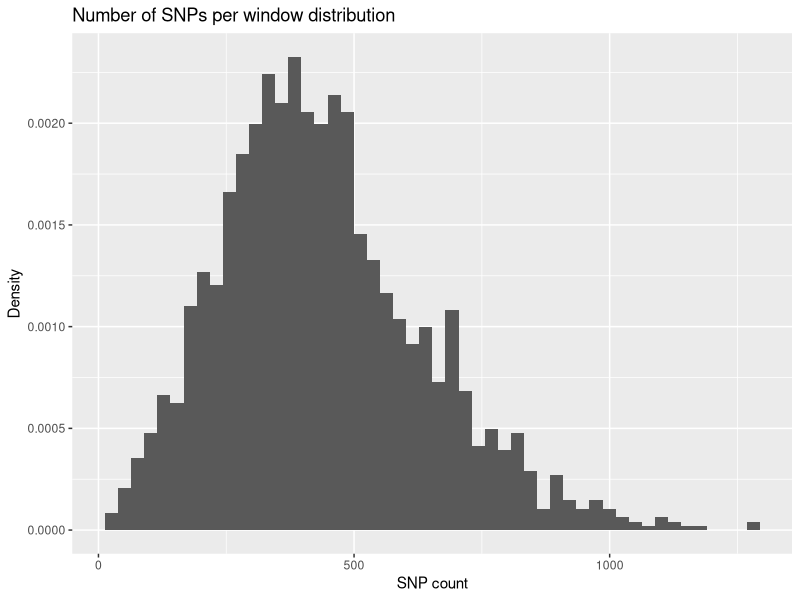
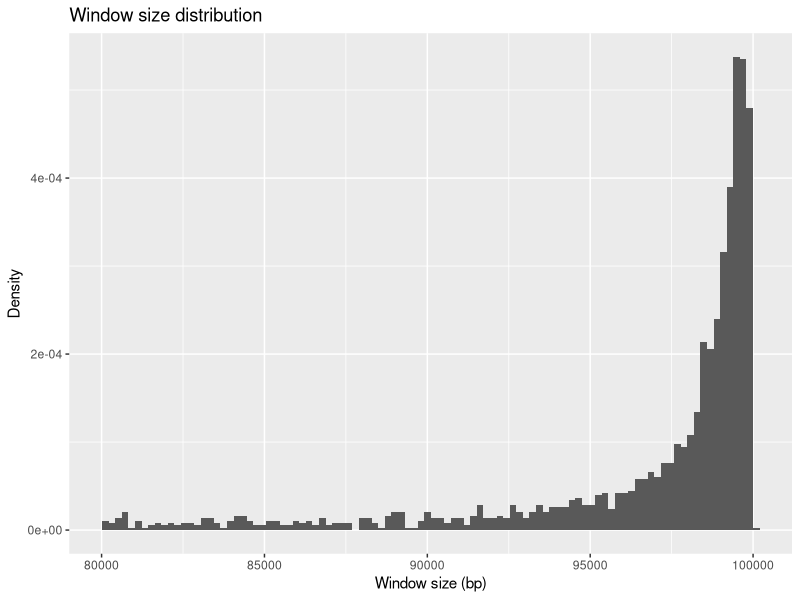
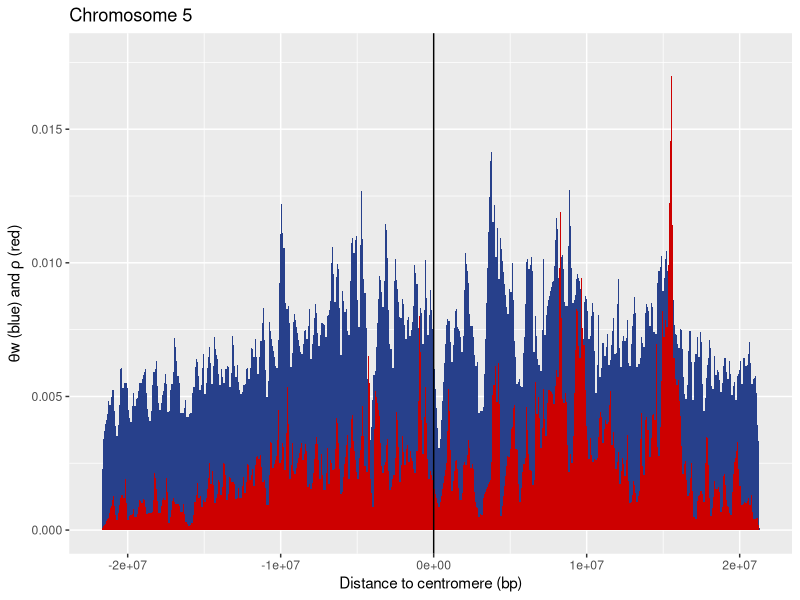
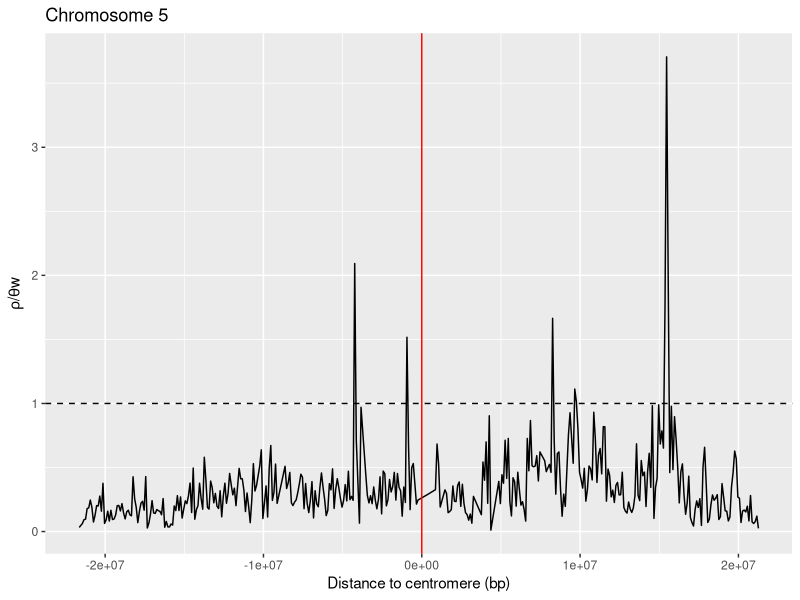
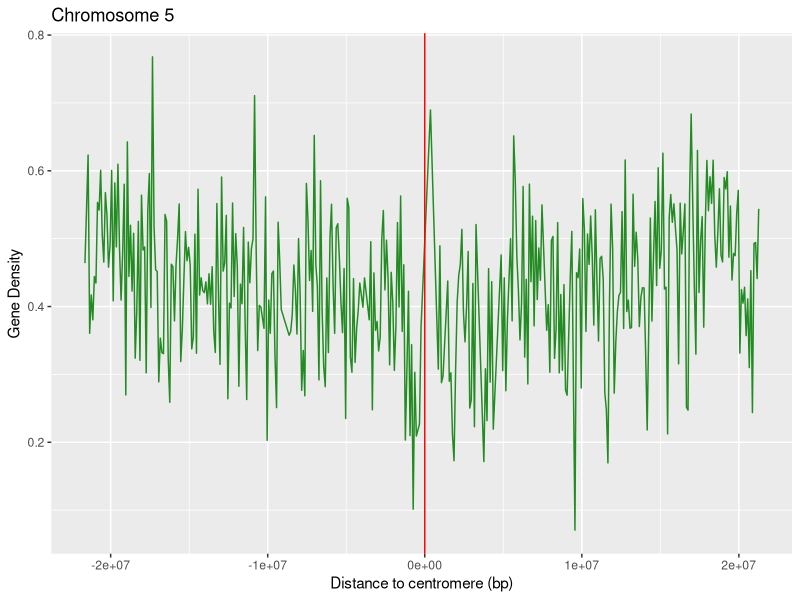
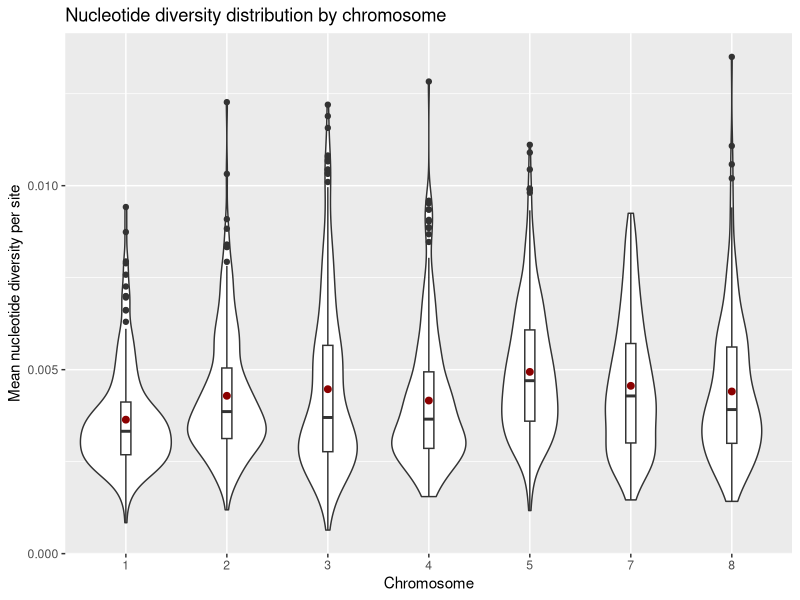
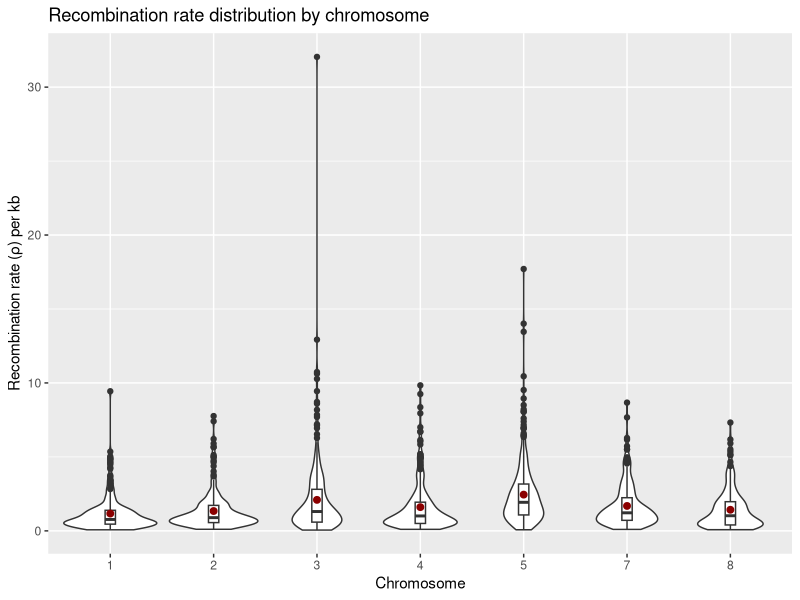
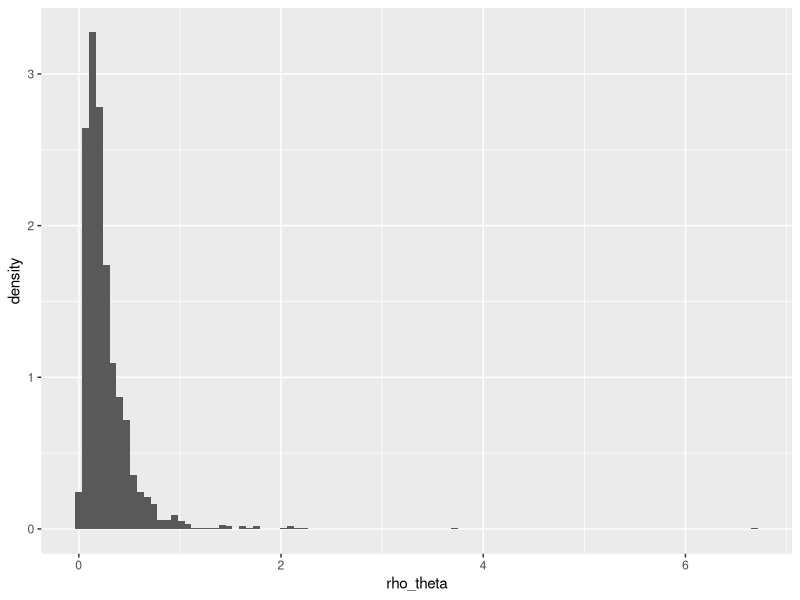

Generate these figures, in order, with R:
## ---- chunk 1
knitr::opts_chunk$set(echo = TRUE)
library(tidyverse)
## ---- chunk 2
data <- read.delim("Data_Mt_DSBionf.csv", sep = ",")
data$chr <- as.factor(data$chr)
plot_data <- data %>% ggplot()
plot_data + geom_histogram(mapping = aes(x = LdH_SNPs, ..density..), bins = 50) + 
    labs(title = "Number of SNPs per window distribution", x = "SNP count", y = "Density")
plot_data + geom_histogram(mapping = aes(x = ldH_win_size, ..density..), bins = 100) +
    labs(title = "Window size distribution", x = "Window size (bp)", y = "Density")
## ---- chunk 3
#Filtering for number of SNPs
lowlim <- mean(data$LdH_SNPs) - 3*sd(data$LdH_SNPs)
highlim <- mean(data$LdH_SNPs) + 3*sd(data$LdH_SNPs)
d <- data %>%
    filter(LdH_SNPs > lowlim) %>%
    filter(LdH_SNPs < highlim)

#Filtering for window size
lowlim <- mean(data$ldH_win_size) - 3*sd(data$ldH_win_size)
highlim <- mean(data$ldH_win_size) + 3*sd(data$ldH_win_size)
d <- data %>%
    filter(ldH_win_size > lowlim) %>%
    filter(ldH_win_size < highlim)
## ---- chunk 4
cat("We keep ", round(dim(d)[1] / dim(data)[1] * 100, digits = 2), "% of the data\n", sep = "")
## ---- chunk 5
plot_chr5 <- d %>% filter(chr == "5") %>% ggplot()

plot_chr5 +
    geom_area(mapping = aes(y = rho_kb / rho_theta / 1000, x = dist_cent), fill = "royalblue4") +
    geom_area(mapping = aes(y = rho_kb / 1000, x = dist_cent), fill = "red3") +
    geom_vline(xintercept = 0) +
    labs(title = "Chromosome 5", x = "Distance to centromere (bp)", 
         y = expression(paste(theta, "w (blue) and ", rho, " (red)")))

plot_chr5 + 
    geom_line(mapping = aes(y = rho_theta, x = dist_cent)) +
    geom_vline(xintercept = 0, color = "red") +
    geom_hline(yintercept = 1, linetype = "dashed") +
    labs(title = "Chromosome 5", x = "Distance to centromere (bp)", 
     y = expression(paste(rho, "/", theta, "w")))

plot_chr5 +
    geom_line(mapping = aes(y = gene_dens, x = dist_cent), color = "forestgreen") +
    geom_vline(xintercept = 0, color = "red") +
    labs(title = "Chromosome 5", x = "Distance to centromere (bp)", 
     y = "Gene Density")
## ---- chunk 6
d %>% ggplot(mapping = aes(x = chr, y = qp.site)) +
    geom_violin() +
    geom_boxplot(width=0.1) +
    stat_summary(fun.y=mean, geom="point", size=2, color = "red4") +
    labs(title = "Nucleotide diversity distribution by chromosome", 
         x = "Chromosome", y = "Mean nucleotide diversity per site")

d %>% ggplot(mapping = aes(x = chr, y = rho_kb)) +
    geom_violin() +
    geom_boxplot(width=0.1) +
    stat_summary(fun.y=mean, geom="point", size=2, color = "red4") +
    labs(title = "Recombination rate distribution by chromosome", 
         x = "Chromosome", y = "Recombination rate (ρ) per kb")
## ---- chunk 7
#Calculate recombination rate median by chromosome
d_chr <- d %>% group_by(chr) %>% 
    summarise(median_rho = median(rho_kb),
              mean_rho = mean(rho_kb)) #calculate recombination rate by chromosome

N = 100
boot_med <- as.data.frame(matrix(data = 0, nrow = N, ncol = length(levels(d$chr))))
colnames(boot_med) <- levels(d$chr)
for (i in levels(d$chr)) {
    d_chr_i <- d %>% filter(chr == i)
    for (n in 1:N) {
        boot_med[n, i] <- median(sample_n(d_chr_i, dim(d_chr_i)[1], replace = T)$rho_kb)
    }
}

CI <- t(apply(boot_med, 2, function(x) quantile(x, c(0.025, 0.975))))
# means <- apply(boot_med, 2, mean)

cbind(d_chr[,c(2)], CI)     #, d_chr[,c(3)], boot_mean = means)
## ---- chunk 8
d %>%
    ggplot() +
    geom_histogram(aes(x = rho_theta, ..density..), bins = 100)

d %>%
    ggplot() +
    facet_wrap(~chr) +
    geom_histogram(aes(x = rho_theta, ..density..), bins = 50)
## ---- chunk 9
